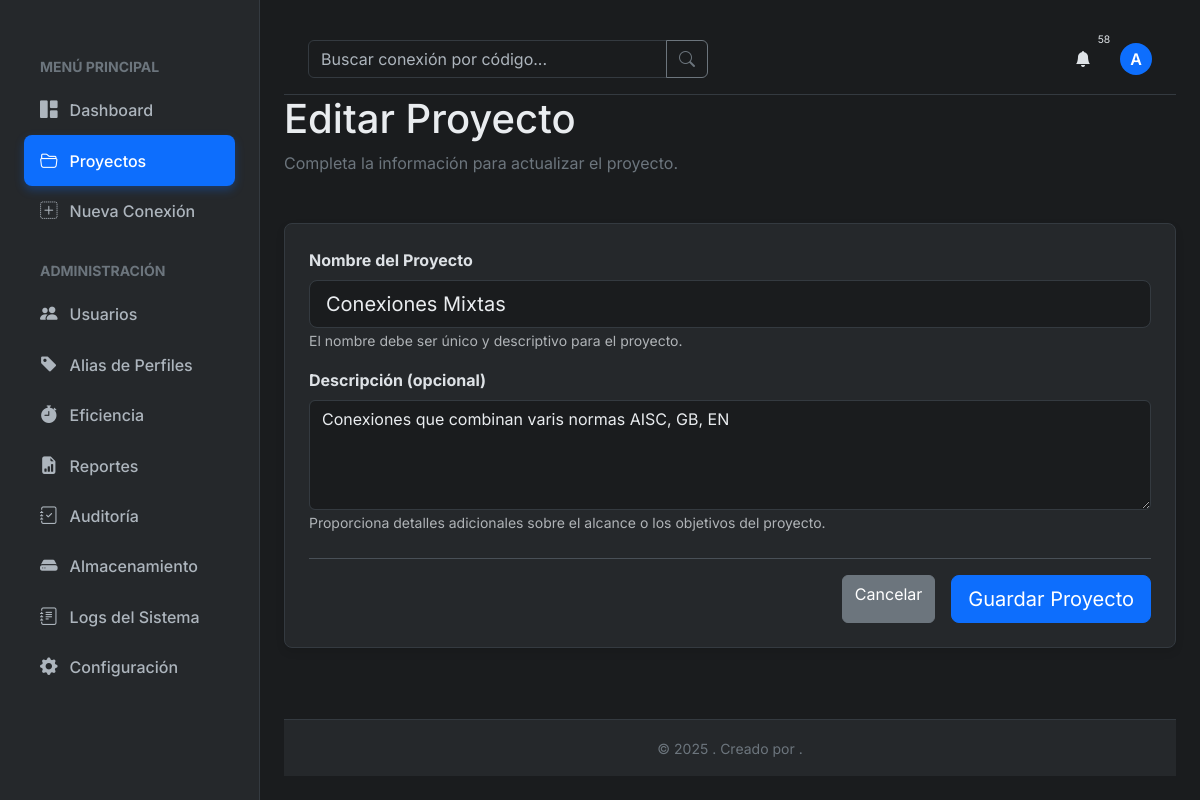
Page /proyectos/4/editar (signed in) on the committed database.
### tables this page shows
CREATE TABLE usuarios (
  id INTEGER PRIMARY KEY AUTOINCREMENT,      -- Identificador único para cada usuario.
  username TEXT NOT NULL UNIQUE,             -- Nombre de usuario para el login, debe ser único.
  nombre_completo TEXT NOT NULL,             -- Nombre completo del usuario para mostrar en la interfaz.
  email TEXT NOT NULL UNIQUE,                -- Correo electrónico, debe ser único.
  password_hash TEXT NOT NULL,               -- Contraseña hasheada para almacenamiento seguro.
  activo BOOLEAN NOT NULL DEFAULT 1,         -- Indica si la cuenta está activa (1) o desactivada (0).
  fecha_creacion TIMESTAMP NOT NULL DEFAULT CURRENT_TIMESTAMP -- Fecha y hora de creación de la cuenta.
);

CREATE TABLE proyectos (
  id INTEGER PRIMARY KEY AUTOINCREMENT,      -- Identificador único para cada proyecto.
  nombre TEXT NOT NULL UNIQUE,               -- Nombre del proyecto, debe ser único.
  descripcion TEXT,                          -- Descripción opcional del proyecto.
  fecha_creacion TIMESTAMP NOT NULL DEFAULT CURRENT_TIMESTAMP, -- Fecha de creación del proyecto.
  creador_id INTEGER,                        -- ID del usuario que creó el proyecto.
  FOREIGN KEY (creador_id) REFERENCES usuarios (id) ON DELETE SET NULL
);

### routes/proyectos.py (the view, shortened to what this page needs)
@proyectos_bp.route('/<int:proyecto_id>/editar', methods=('GET', 'POST'))
@roles_required('ADMINISTRADOR')
def editar_proyecto(proyecto_id):
    db = get_db()
    proyecto = db.execute('SELECT * FROM proyectos WHERE id = ?', (proyecto_id,)).fetchone()
    if not proyecto:
        abort(404)
    form = ProjectForm(obj=proyecto) # Carga los datos del proyecto en el formulario para pre-rellenarlo.
    if request.method == 'GET':
        form.nombre.data = proyecto['nombre']
        form.descripcion.data = proyecto['descripcion']
    return render_template('proyecto_form.html', form=form, proyecto=proyecto, titulo="Editar Proyecto")

### forms.py
class ProjectForm(FlaskForm):
    nombre = StringField(
        'Nombre del Proyecto',
        validators=[
            DataRequired(message="El nombre del proyecto es obligatorio."),
            Length(min=3, max=100, message="El nombre debe tener entre 3 y 100 caracteres.")
        ],
        render_kw={"placeholder": "Ej: Remodelación Edificio Central"}
    )
    descripcion = TextAreaField(
        'Descripción (opcional)',
        render_kw={"rows": 4, "placeholder": "Añade una breve descripción del alcance del proyecto..."}
    )
    submit = SubmitField('Guardar Proyecto')

### db.py (called while the page is built)
def convert_timestamp(val):
    return datetime.datetime.fromisoformat(val.decode())

def get_db():
    if 'db' not in g:
        g.db = sqlite3.connect(
            current_app.config['DATABASE'],
            detect_types=sqlite3.PARSE_DECLTYPES,
            timeout=10 # Timeout de 10 segundos para evitar bloqueos largos
        )
        g.db.row_factory = sqlite3.Row
        g.db.execute("PRAGMA foreign_keys = ON;")
        g.db.execute("PRAGMA journal_mode=WAL;")
    return g.db

### routes/__init__.py (called while the page is built)
def roles_required(*roles):
    def wrapper(f):
        @wraps(f)
        def decorated_function(*args, **kwargs):
            if g.user is None:
                flash("Debes iniciar sesión para acceder a esta página.", "warning")
                return redirect(url_for('auth.login', next=request.url))
            user_roles = set(session.get('user_roles', []))
            required_roles = set(roles)
            if required_roles.isdisjoint(user_roles):
                abort(403)
            return f(*args, **kwargs)
        return decorated_function
    return wrapper

### templates/proyecto_form.html (shortened to what this page needs)
{% extends "base.html" %}
{% block content %}
<div class="page-header">
    <div>
        <h1>{{ titulo }}</h1>
        <p class="text-secondary">Completa la información para {{ 'crear un nuevo' if not proyecto else 'actualizar el' }} proyecto.</p>
    </div>
</div>
<div class="card">
    <div class="card-body p-4">
        <form method="POST" action="" novalidate>
            <div class="mb-3">
                {{ form.nombre.label(class="form-label fw-bold") }}
                {{ form.nombre(class="form-control form-control-lg" + (" is-invalid" if form.nombre.errors else ""), id="project-name-input") }}
                <small class="form-text text-muted">
                    El nombre debe ser único y descriptivo para el proyecto.
                </small>
            </div>
            <div class="mb-4">
                {{ form.descripcion.label(class="form-label fw-bold") }}
                {{ form.descripcion(class="form-control" + (" is-invalid" if form.descripcion.errors else ""), id="project-description-textarea") }}
                <small class="form-text text-muted">
                    Proporciona detalles adicionales sobre el alcance o los objetivos del proyecto.
                </small>
            </div>
            <div class="d-flex justify-content-end border-top pt-3 mt-4">
                <a href="{{ url_for('proyectos.listar_proyectos') }}" class="btn btn-secondary me-3">Cancelar</a>
                {{ form.submit(class="btn btn-primary btn-lg") }}
            </div>
        </form>
    </div>
</div>
{% endblock %}

### templates/base.html (shortened to what this page needs)
<!DOCTYPE html>
<html lang="es" data-bs-theme="{{ theme }}">
<head>
    <link href="https://cdn.jsdelivr.net/npm/bootstrap-icons@1.11.3/font/bootstrap-icons.min.css" rel="stylesheet">
    <link href="https://cdn.jsdelivr.net/npm/bootstrap@5.3.3/dist/css/bootstrap.min.css" rel="stylesheet">
    <link rel="stylesheet" href="{{ url_for('static', filename='css/style.css') }}">
</head>
<body >
    <div class="app-container">
        <aside class="sidebar" id="sidebar">
            <nav class="sidebar-nav">
                <ul>
                    <li class="text-secondary text-uppercase small fw-bold px-3 mb-2">Menú Principal</li>
                    <li><a href="{{ url_for('main.dashboard') }}" class="{{ 'active' if 'main.dashboard' == request.endpoint }}"><i class="bi bi-grid-1x2-fill"></i> Dashboard</a></li>
                    <li><a href="{{ url_for('proyectos.listar_proyectos') }}" class="{{ 'active' if request.blueprint == 'proyectos' }}"><i class="bi bi-folder2-open"></i> Proyectos</a></li>
                    <li><a href="{{ url_for('main.catalogo') }}" class="{{ 'active' if 'main.catalogo' == request.endpoint or 'conexiones.crear_conexion_form' == request.endpoint }}"><i class="bi bi-plus-square-dotted"></i> Nueva Conexión</a></li>
                </ul>
                {% set user_roles = session.get('user_roles', []) %}
                {% set is_admin = 'ADMINISTRADOR' in user_roles %}
                {% set can_view_general_admin = is_admin or 'APROBADOR' in user_roles or 'REALIZADOR' in user_roles or 'SOLICITANTE' in user_roles %}
                {% if is_admin or can_view_general_admin %}
                <ul class="mt-4">
                    <li class="text-secondary text-uppercase small fw-bold px-3 mb-2">Administración</li>
                    {% if is_admin %}
                    <li><a href="{{ url_for('admin.listar_usuarios') }}" class="{{ 'active' if 'usuario' in request.endpoint or 'permisos' in request.endpoint }}"><i class="bi bi-people-fill"></i> Usuarios</a></li>
                    {% endif %}
                    {% if can_view_general_admin %}
                    <li><a href="{{ url_for('admin.gestionar_alias') }}" class="{{ 'active' if 'alias' in request.endpoint }}"><i class="bi bi-tag-fill"></i> Alias de Perfiles</a></li>
                    {% endif %}
                    {% if is_admin %}
                    <li><a href="{{ url_for('admin.eficiencia') }}" class="{{ 'active' if 'eficiencia' in request.endpoint }}"><i class="bi bi-stopwatch-fill"></i> Eficiencia</a></li>
                    {% endif %}
                    {% if can_view_general_admin %}
                    <li><a href="{{ url_for('admin.listar_reportes') }}" class="{{ 'active' if request.endpoint in ['admin.listar_reportes', 'admin.nuevo_reporte', 'admin.editar_reporte'] }}"><i class="bi bi-file-earmark-bar-graph-fill"></i> Reportes</a></li>
                    {% endif %}
                    {% if is_admin %}
                    <li><a href="{{ url_for('admin.ver_auditoria') }}" class=" {{ 'active' if 'auditoria' in request.endpoint }}"><i class="bi bi-journal-check"></i> Auditoría</a></li>
                    {% endif %}
                    {% if can_view_general_admin %}
                    <li><a href="{{ url_for('admin.storage_management') }}" class="{{ 'active' if 'storage' in request.endpoint }}"><i class="bi bi-hdd-fill"></i> Almacenamiento</a></li>
                    {% endif %}
                    {% if is_admin %}
                    <li><a href="{{ url_for('admin.logs') }}" class="{{ 'active' if 'logs' in request.endpoint }}"><i class="bi bi-journal-text"></i> Logs del Sistema</a></li>
                    <li><a href="{{ url_for('admin.configuracion') }}" class="{{ 'active' if 'configuracion' in request.endpoint }}"><i class="bi bi-gear-fill"></i> Configuración</a></li>
                    {% endif %}
                </ul>
                {% endif %}
            </nav>
        </aside>
        <main class="main-content">
            <header class="main-header">
                <form action="{{ url_for('main.buscar') }}" method="get" class="search-form">
                    <div class="input-group">
                        <input type="search" name="q" class="form-control" placeholder="Buscar conexión por código..." value="{{ request.args.get('q', '') }}">
                        <button class="btn btn-outline-secondary" type="submit" aria-label="Buscar"><i class="bi bi-search"></i></button>
                    </div>
                </form>
                <div class="header-actions">
                    <div class="dropdown">
                        <button class="btn btn-icon" type="button" id="notification-bell" data-bs-toggle="dropdown" aria-expanded="false" aria-label="Notificaciones">
                            <i class="bi bi-bell-fill"></i>
                            {% if g.user and g.notifications|length > 0 %}
                            <span class="notification-badge">{{ g.notifications|length }}</span>
                            {% endif %}
                        </button>
                    </div>
                    <div class="dropdown">
                        <a href="#" class="d-flex align-items-center text-decoration-none" id="dropdownUser" data-bs-toggle="dropdown" aria-expanded="false" aria-label="Menú de usuario">
                            <div class="avatar-placeholder-sm">{{ g.user.nombre_completo[0]|upper if g.user else '?' }}</div>
                        </a>
                    </div>
                </div>
            </header>
            <div class="content-wrapper">
                {% block content %}{% endblock %}
            </div>
            <footer class="main-footer mt-auto py-3 text-center text-secondary">
                <div class="container">
                    <small>&copy; {{ datetime.now().year }} {{ g.nombre_empresa|e }}. Creado por {{ g.creador|e }}.</small>
                </div>
            </footer>
        </main>
    </div>
</body>
</html>

### static/css/style.css (style rules this page uses)
:root { --font-family-base: 'Inter', sans-serif; --border-radius: 0.5rem; --transition-speed: 0.3s; --bg-color: #1a1c1e; --bg-color-light: #25282b; --border-color: #343a40; --text-color: #e9ecef; --text-color-muted: #adb5bd; --accent-color: #0d6efd; --accent-color-rgb: 13, 110, 253; }
body { font-family: var(--font-family-base); background-color: var(--bg-color); color: var(--text-color); transition: background-color var(--transition-speed), color var(--transition-speed); }
a { color: var(--accent-color); text-decoration: none; transition: color var(--transition-speed); }
.card { background-color: var(--bg-color-light); border: 1px solid var(--border-color); border-radius: var(--border-radius); box-shadow: 0 4px 8px rgba(0,0,0,0.1); }
.form-control, .form-select { background-color: var(--bg-color); border-color: var(--border-color); color: var(--text-color); }
.form-control::placeholder { color: var(--text-color-muted); }
.app-container { display: grid; grid-template-columns: 260px 1fr; grid-template-rows: auto 1fr; grid-template-areas: "sidebar header" "sidebar main"; height: 100vh; width: 100vw; }
.main-content { grid-area: main; overflow-y: auto; padding: 1.5rem; display: flex; flex-direction: column; }
.content-wrapper { flex-grow: 1; }
.page-header { display: flex; justify-content: space-between; align-items: center; margin-bottom: 2rem; flex-wrap: wrap; }
.main-footer { padding: 1rem; background-color: var(--bg-color-light); border-top: 1px solid var(--border-color); margin-top: 2rem; }
.sidebar { grid-area: sidebar; background-color: var(--bg-color-light); border-right: 1px solid var(--border-color); padding: 1.5rem; display: flex; flex-direction: column; transition: left var(--transition-speed); }
.sidebar-nav { margin-top: 2rem; }
.sidebar-nav ul { list-style: none; padding-left: 0; margin-bottom: 0; }
.sidebar-nav a { display: flex; align-items: center; padding: 0.75rem 1rem; border-radius: var(--border-radius); color: var(--text-color-muted); font-weight: 500; transition: background-color var(--transition-speed), color var(--transition-speed); }
.sidebar-nav a.active { background-color: var(--accent-color); color: #fff; box-shadow: 0 4px 10px rgba(var(--accent-color-rgb), 0.3); }
.sidebar-nav a i { margin-right: 0.75rem; font-size: 1.1rem; }
.main-header { grid-area: header; padding: 1rem 1.5rem; border-bottom: 1px solid var(--border-color); display: flex; align-items: center; justify-content: space-between; }
.search-form { width: 100%; max-width: 400px; }
.header-actions { display: flex; align-items: center; gap: 1rem; }
.avatar-placeholder-sm { width: 32px; height: 32px; border-radius: 50%; background-color: var(--accent-color); color: #fff; display: flex; align-items: center; justify-content: center; font-weight: 600; }
.notification-badge { position: absolute; top: 0; right: 0; transform: translate(50%, -50%); font-size: 0.65rem; padding: 0.2em 0.5em; }

### rows in the picture
usuarios: user "A"
proyectos: nombre "Conexiones Mixtas", descripcion "Conexiones que combinan varis normas AISC, GB, EN"

### other values in the picture
{{ g.notifications|length }} "58"
{{ titulo }} "Editar Proyecto"
{{ 'crear un nuevo' if not proyecto else 'actualizar el' }} "actualizar el"
